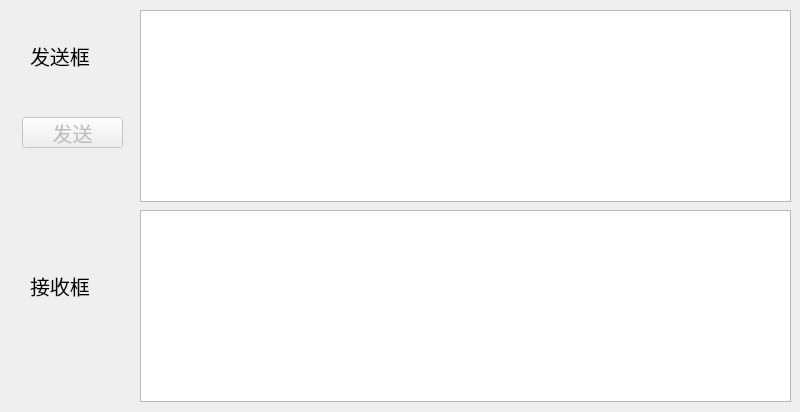
<?xml version="1.0" encoding="UTF-8"?>
<ui version="4.0">
 <class>Widget</class>
 <widget class="QWidget" name="Widget">
  <property name="geometry">
   <rect>
    <x>0</x>
    <y>0</y>
    <width>800</width>
    <height>412</height>
   </rect>
  </property>
  <property name="font">
   <font>
    <pointsize>15</pointsize>
   </font>
  </property>
  <property name="windowTitle">
   <string>Widget</string>
  </property>
  <widget class="QTextBrowser" name="textBrowser">
   <property name="geometry">
    <rect>
     <x>140</x>
     <y>10</y>
     <width>651</width>
     <height>192</height>
    </rect>
   </property>
  </widget>
  <widget class="QTextBrowser" name="textBrowser_2">
   <property name="geometry">
    <rect>
     <x>140</x>
     <y>210</y>
     <width>651</width>
     <height>192</height>
    </rect>
   </property>
  </widget>
  <widget class="QLabel" name="label">
   <property name="geometry">
    <rect>
     <x>30</x>
     <y>40</y>
     <width>81</width>
     <height>31</height>
    </rect>
   </property>
   <property name="text">
    <string>发送框</string>
   </property>
  </widget>
  <widget class="QLabel" name="label_2">
   <property name="geometry">
    <rect>
     <x>30</x>
     <y>270</y>
     <width>81</width>
     <height>31</height>
    </rect>
   </property>
   <property name="text">
    <string>接收框</string>
   </property>
  </widget>
  <widget class="QPushButton" name="pushButton">
   <property name="enabled">
    <bool>false</bool>
   </property>
   <property name="geometry">
    <rect>
     <x>22</x>
     <y>117</y>
     <width>101</width>
     <height>31</height>
    </rect>
   </property>
   <property name="text">
    <string>发送</string>
   </property>
  </widget>
 </widget>
 <resources/>
 <connections/>
</ui>
